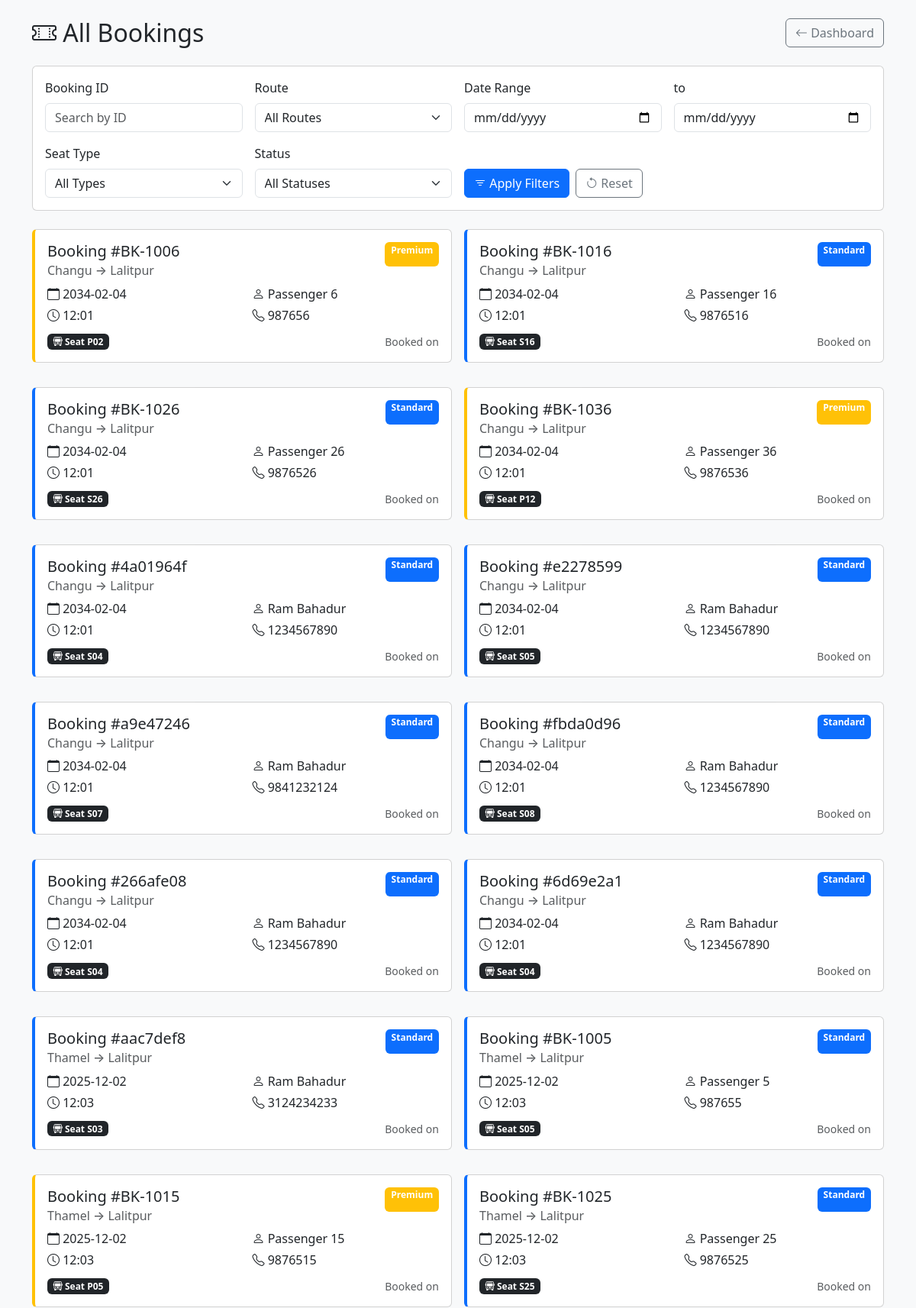
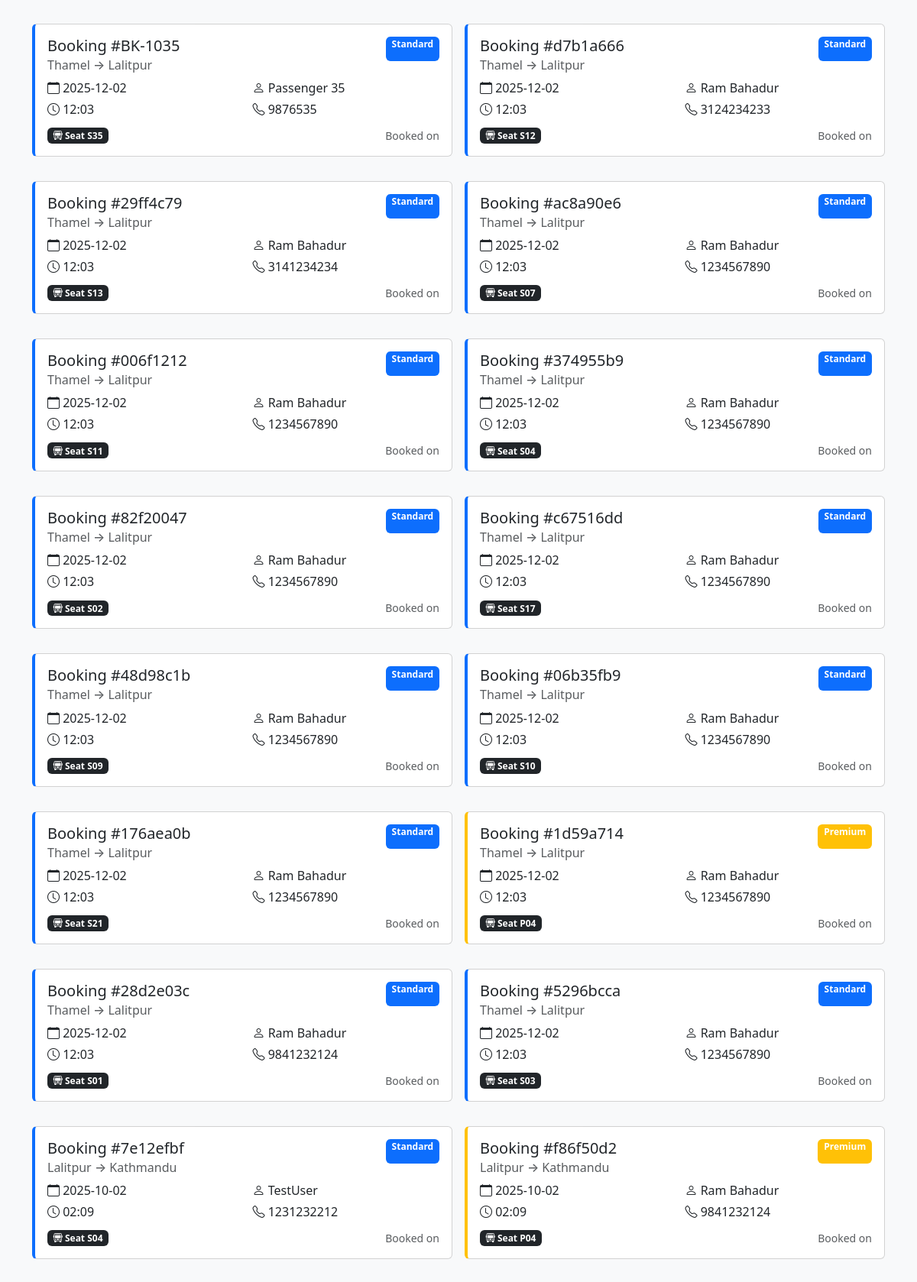
The page /admin/bookings (signed in, upper part) on the database its author committed (2 pictures, top to bottom).
### tables this page shows
CREATE TABLE bookings (
    id INTEGER PRIMARY KEY AUTOINCREMENT,
    passenger_name TEXT NOT NULL,
    contact TEXT NOT NULL,
    seat_number TEXT NOT NULL,
    booking_id TEXT NOT NULL
, route_id INTEGER, user_id INTEGER, payment_id INTEGER REFERENCES payments(id), status TEXT, booking_date TEXT);

CREATE TABLE routes (
    id INTEGER PRIMARY KEY AUTOINCREMENT,
    origin TEXT NOT NULL,
    destination TEXT NOT NULL,
    departure_time TEXT NOT NULL,
    date TEXT NOT NULL,
    price REAL NOT NULL
, bus_number TEXT, driver_name TEXT, driver_contact TEXT, total_seats INTEGER DEFAULT 30);

### app.py (the view)
@app.route('/admin/bookings')
def admin_view_bookings():
    if not is_admin():
        flash("Access denied.", "danger")
        return redirect(url_for('login'))
    conn = get_db()
    query = """
        SELECT b.booking_id, b.passenger_name, b.contact, b.seat_number,
               r.origin, r.destination, r.date, r.departure_time, r.bus_number,
               CASE WHEN cr.id IS NOT NULL THEN 1 ELSE 0 END as cancellation_requested
        FROM bookings b
        JOIN routes r ON b.route_id = r.id
        LEFT JOIN cancellation_requests cr ON b.booking_id = cr.booking_id AND cr.status = 'pending'
    """
    conditions = []
    params = []
    if request.args.get('booking_id'):
        conditions.append("b.booking_id LIKE ?")
        params.append(f"%{request.args.get('booking_id')}%")
    if request.args.get('route'):
        conditions.append("b.route_id = ?")
        params.append(request.args.get('route'))
    if request.args.get('date_from'):
        conditions.append("r.date >= ?")
        params.append(request.args.get('date_from'))
    if request.args.get('date_to'):
        conditions.append("r.date <= ?")
        params.append(request.args.get('date_to'))
    if request.args.get('seat_type'):
        conditions.append("b.seat_number LIKE ?")
        params.append(f"{'P' if request.args.get('seat_type') == 'premium' else 'S'}%")
    if request.args.get('status') == 'cancelled':
        conditions.append("cr.status = 'approved'")
    elif request.args.get('status') == 'active':
        conditions.append("(cr.status IS NULL OR cr.status != 'approved')")
    if conditions:
        query += " WHERE " + " AND ".join(conditions)
    query += " ORDER BY r.date DESC, r.departure_time DESC"
    bookings = conn.execute(query, params).fetchall()
    all_routes = conn.execute("SELECT id, origin, destination FROM routes").fetchall()
    conn.close()
    return render_template('admin_bookings.html', bookings=bookings, all_routes=all_routes)

### app.py (called while the page is built)
def get_db():
    conn = sqlite3.connect('database.db')
    conn.row_factory = sqlite3.Row
    return conn

def is_admin():
    return 'user_id' in session and session.get('role') == 'admin'

### templates/admin_bookings.html (shortened to what this page needs)
<!DOCTYPE html>
<html lang="en">
<head>
    <link href="https://cdn.jsdelivr.net/npm/bootstrap@5.3.0/dist/css/bootstrap.min.css" rel="stylesheet">
    <link rel="stylesheet" href="https://cdn.jsdelivr.net/npm/bootstrap-icons@1.10.0/font/bootstrap-icons.css">
</head>
<body class="bg-light">
    <div class="container py-4">
        <div class="d-flex justify-content-between align-items-center mb-4">
            <h2 class="mb-0">
                <i class="bi bi-ticket-perforated"></i> All Bookings
            </h2>
            <a href="{{ url_for('dashboard') }}" class="btn btn-outline-secondary">
                <i class="bi bi-arrow-left"></i> Dashboard
            </a>
        </div>
<div class="card mb-4">
    <div class="card-body">
        <form method="GET" action="{{ url_for('admin_view_bookings') }}" class="row g-3">
            <div class="col-md-3">
                <label class="form-label">Booking ID</label>
                <input type="text" name="booking_id" class="form-control" placeholder="Search by ID" value="{{ request.args.get('booking_id', '') }}">
            </div>
            <div class="col-md-3">
                <label class="form-label">Route</label>
                <select name="route" class="form-select">
                    <option value="">All Routes</option>
                </select>
            </div>
            <div class="col-md-3">
                <label class="form-label">Date Range</label>
                <input type="date" name="date_from" class="form-control" value="{{ request.args.get('date_from', '') }}">
            </div>
            <div class="col-md-3">
                <label class="form-label">to</label>
                <input type="date" name="date_to" class="form-control" value="{{ request.args.get('date_to', '') }}">
            </div>
            <div class="col-md-3">
                <label class="form-label">Seat Type</label>
                <select name="seat_type" class="form-select">
                    <option value="">All Types</option>
                </select>
            </div>
            <div class="col-md-3">
                <label class="form-label">Status</label>
                <select name="status" class="form-select">
                    <option value="">All Statuses</option>
                </select>
            </div>
            <div class="col-md-6 d-flex align-items-end">
                <button type="submit" class="btn btn-primary me-2">
                    <i class="bi bi-filter"></i> Apply Filters
                </button>
                <a href="{{ url_for('admin_view_bookings') }}" class="btn btn-outline-secondary">
                    <i class="bi bi-arrow-counterclockwise"></i> Reset
                </a>
            </div>
        </form>
    </div>
</div>
        {% if bookings %}
        <div class="row g-3">
            {% for booking in bookings %}
            <div class="col-md-6">
                <div class="card booking-card {% if 'P' in booking.seat_number %}premium-booking{% endif %} mb-3">
                    <div class="card-body">
                        <div class="d-flex justify-content-between">
                            <h5 class="card-title">Booking #{{ booking.booking_id }}</h5>
                            <span class="badge {% if 'P' in booking.seat_number %}bg-warning{% else %}bg-primary{% endif %}">
                                {% if 'P' in booking.seat_number %}Premium{% else %}Standard{% endif %}
                            </span>
                        </div>
                        <h6 class="card-subtitle mb-2 text-muted">
                            {{ booking.origin }} → {{ booking.destination }}
                        </h6>
                        <div class="row">
                            <div class="col-md-6">
                                <p class="mb-1"><i class="bi bi-calendar"></i> {{ booking.date }}</p>
                                <p class="mb-1"><i class="bi bi-clock"></i> {{ booking.departure_time }}</p>
                            </div>
                            <div class="col-md-6">
                                <p class="mb-1"><i class="bi bi-person"></i> {{ booking.passenger_name }}</p>
                                <p class="mb-1"><i class="bi bi-telephone"></i> {{ booking.contact }}</p>
                            </div>
                        </div>
                        <div class="d-flex justify-content-between align-items-center mt-2">
                            <span class="badge bg-dark">
                                <i class="bi bi-bus-front"></i> Seat {{ booking.seat_number }}
                            </span>
                            <small class="text-muted">
                                Booked on {{ booking.booking_date }}
                            </small>
                        </div>
                    </div>
                </div>
            </div>
            {% endfor %}
        </div>
        {% else %}
        <div class="alert alert-info text-center py-4">
            <i class="bi bi-info-circle"></i> No bookings found.
        </div>
        {% endif %}
    </div>
</body>
</html>

### templates/admin_bookings.html (style rules this page uses)
.booking-card { border-left: 4px solid #0d6efd; transition: transform 0.2s; }
.premium-booking { border-left-color: #ffc107; }

### rows shown on the page
bookings: booking_id "BK-1006", shows "Premium", origin "Changu", destination "Lalitpur", date "2034-02-04", departure_time "12:01", passenger_name "Passenger 6", contact "987656", seat_number "P02"
bookings: booking_id "BK-1016", shows "Standard", origin "Changu", destination "Lalitpur", date "2034-02-04", departure_time "12:01", passenger_name "Passenger 16", contact "9876516", seat_number "S16"
bookings: booking_id "BK-1026", shows "Standard", origin "Changu", destination "Lalitpur", date "2034-02-04", departure_time "12:01", passenger_name "Passenger 26", contact "9876526", seat_number "S26"
bookings: booking_id "BK-1036", shows "Premium", origin "Changu", destination "Lalitpur", date "2034-02-04", departure_time "12:01", passenger_name "Passenger 36", contact "9876536", seat_number "P12"
bookings: booking_id "4a01964f", shows "Standard", origin "Changu", destination "Lalitpur", date "2034-02-04", departure_time "12:01", passenger_name "Ram Bahadur", contact "1234567890", seat_number "S04"
bookings: booking_id "e2278599", shows "Standard", origin "Changu", destination "Lalitpur", date "2034-02-04", departure_time "12:01", passenger_name "Ram Bahadur", contact "1234567890", seat_number "S05"
bookings: booking_id "a9e47246", shows "Standard", origin "Changu", destination "Lalitpur", date "2034-02-04", departure_time "12:01", passenger_name "Ram Bahadur", contact "9841232124", seat_number "S07"
bookings: booking_id "fbda0d96", shows "Standard", origin "Changu", destination "Lalitpur", date "2034-02-04", departure_time "12:01", passenger_name "Ram Bahadur", contact "1234567890", seat_number "S08"
bookings: booking_id "266afe08", shows "Standard", origin "Changu", destination "Lalitpur", date "2034-02-04", departure_time "12:01", passenger_name "Ram Bahadur", contact "1234567890", seat_number "S04"
bookings: booking_id "6d69e2a1", shows "Standard", origin "Changu", destination "Lalitpur", date "2034-02-04", departure_time "12:01", passenger_name "Ram Bahadur", contact "1234567890", seat_number "S04"
bookings: booking_id "aac7def8", shows "Standard", origin "Thamel", destination "Lalitpur", date "2025-12-02", departure_time "12:03", passenger_name "Ram Bahadur", contact "3124234233", seat_number "S03"
bookings: booking_id "BK-1005", shows "Standard", origin "Thamel", destination "Lalitpur", date "2025-12-02", departure_time "12:03", passenger_name "Passenger 5", contact "987655", seat_number "S05"
bookings: booking_id "BK-1015", shows "Premium", origin "Thamel", destination "Lalitpur", date "2025-12-02", departure_time "12:03", passenger_name "Passenger 15", contact "9876515", seat_number "P05"
bookings: booking_id "BK-1025", shows "Standard", origin "Thamel", destination "Lalitpur", date "2025-12-02", departure_time "12:03", passenger_name "Passenger 25", contact "9876525", seat_number "S25"
bookings: booking_id "BK-1035", shows "Standard", origin "Thamel", destination "Lalitpur", date "2025-12-02", departure_time "12:03", passenger_name "Passenger 35", contact "9876535", seat_number "S35"
bookings: booking_id "d7b1a666", shows "Standard", origin "Thamel", destination "Lalitpur", date "2025-12-02", departure_time "12:03", passenger_name "Ram Bahadur", contact "3124234233", seat_number "S12"
bookings: booking_id "29ff4c79", shows "Standard", origin "Thamel", destination "Lalitpur", date "2025-12-02", departure_time "12:03", passenger_name "Ram Bahadur", contact "3141234234", seat_number "S13"
bookings: booking_id "ac8a90e6", shows "Standard", origin "Thamel", destination "Lalitpur", date "2025-12-02", departure_time "12:03", passenger_name "Ram Bahadur", contact "1234567890", seat_number "S07"
bookings: booking_id "006f1212", shows "Standard", origin "Thamel", destination "Lalitpur", date "2025-12-02", departure_time "12:03", passenger_name "Ram Bahadur", contact "1234567890", seat_number "S11"
bookings: booking_id "374955b9", shows "Standard", origin "Thamel", destination "Lalitpur", date "2025-12-02", departure_time "12:03", passenger_name "Ram Bahadur", contact "1234567890", seat_number "S04"
bookings: booking_id "82f20047", shows "Standard", origin "Thamel", destination "Lalitpur", date "2025-12-02", departure_time "12:03", passenger_name "Ram Bahadur", contact "1234567890", seat_number "S02"
bookings: booking_id "c67516dd", shows "Standard", origin "Thamel", destination "Lalitpur", date "2025-12-02", departure_time "12:03", passenger_name "Ram Bahadur", contact "1234567890", seat_number "S17"
bookings: booking_id "48d98c1b", shows "Standard", origin "Thamel", destination "Lalitpur", date "2025-12-02", departure_time "12:03", passenger_name "Ram Bahadur", contact "1234567890", seat_number "S09"
bookings: booking_id "06b35fb9", shows "Standard", origin "Thamel", destination "Lalitpur", date "2025-12-02", departure_time "12:03", passenger_name "Ram Bahadur", contact "1234567890", seat_number "S10"
bookings: booking_id "176aea0b", shows "Standard", origin "Thamel", destination "Lalitpur", date "2025-12-02", departure_time "12:03", passenger_name "Ram Bahadur", contact "1234567890", seat_number "S21"
bookings: booking_id "1d59a714", shows "Premium", origin "Thamel", destination "Lalitpur", date "2025-12-02", departure_time "12:03", passenger_name "Ram Bahadur", contact "1234567890", seat_number "P04"
bookings: booking_id "28d2e03c", shows "Standard", origin "Thamel", destination "Lalitpur", date "2025-12-02", departure_time "12:03", passenger_name "Ram Bahadur", contact "9841232124", seat_number "S01"
bookings: booking_id "5296bcca", shows "Standard", origin "Thamel", destination "Lalitpur", date "2025-12-02", departure_time "12:03", passenger_name "Ram Bahadur", contact "1234567890", seat_number "S03"
bookings: booking_id "7e12efbf", shows "Standard", origin "Lalitpur", destination "Kathmandu", date "2025-10-02", departure_time "02:09", passenger_name "TestUser", contact "1231232212", seat_number "S04"
bookings: booking_id "f86f50d2", shows "Premium", origin "Lalitpur", destination "Kathmandu", date "2025-10-02", departure_time "02:09", passenger_name "Ram Bahadur", contact "9841232124", seat_number "P04"
